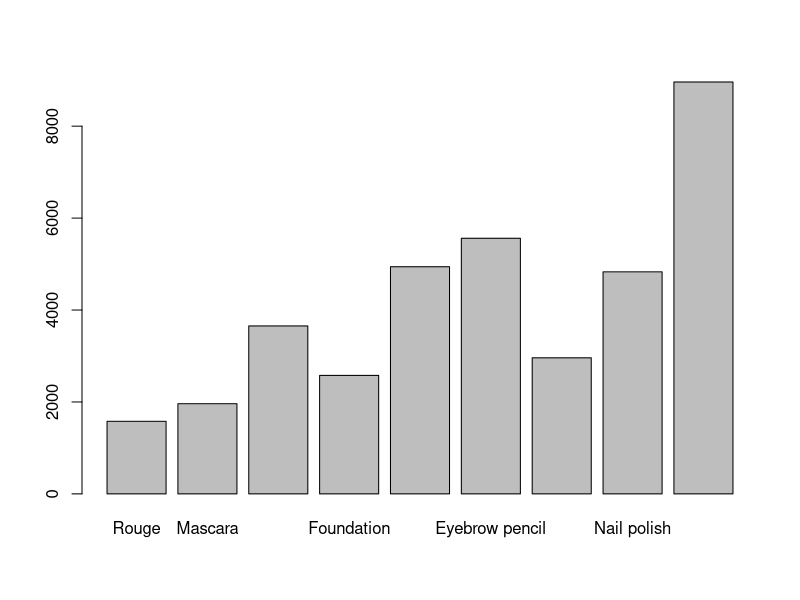

Generate this figure with R: (Note: this script raises an error after producing the figure.)
library(ggplot2)
df_bar<-read.csv(file="sales_by_category.csv")

barplot(df_bar$Sales, names.arg=df_bar$Products)

df_line <- read.csv(file="products_order_by_months.csv")
df_line
# Rename values in Month column
df_line <- df_line %>%
  mutate(Months = recode(Months, "April" = "Apr", "June" = "Jun", "July" = "Jul"))

# Convert Months column to factor with correct order
df_line$Months <- factor(df_line$Months, levels = c("Jan", "Feb", "Mar", "Apr", "May", "Jun", "Jul", "Aug", "Sep", "Oct", "Nov", "Dec"))

View(df_line)

# Create line chart
ggplot(df_line, aes(x = Months, y = Number_of_Orders)) +
  geom_line() +
  labs(title = "Number of Orders by Month", x = "Month", y = "Number of Orders")